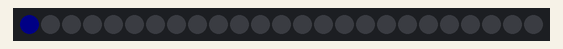
Recording of a program running on a simulated Raspberry Pi Pico running MicroPython. Shown: 25 RGB LEDs in strip order, left to right. Dim RGB values are drawn brighter than linear; random numbers come from a fixed seed; the clock reads 2024-03-15 10:24:30 at power-on unless the program sets it; library files of the repository ran but are not shown: neopixel.py.

Above: at 0.05 s.
At 1.37 s:
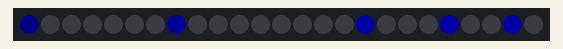
At 2.91 s:
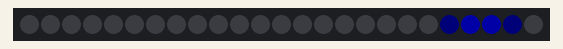
At 11.05 s:
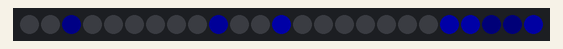
At 18.84 s:
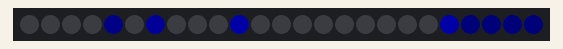
At 30.81 s:
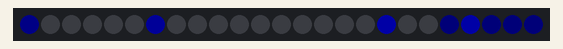

The program:

22._rainFallPatternRP2040.py
```python
import time
import random
from neopixel import Neopixel

# 네오픽셀의 셀 갯수, PIO상태, 핀번호 정의
numpix = 25
PIO = 0
Pin = 16

# 네오픽셀이 RGB타입일 때 네오픽셀 수, PIO상태, 핀번호, 네오픽셀 타입 순으로 선택, 밝기 지정
strip = Neopixel(numpix, PIO, Pin, "RGB")

# 밝기 설정(0~255)
strip.brightness(40)

# 빗물 느낌의 파란색 정의
head_color = (0, 0, 50)  # 어두운 파란색 (머리 부분)
middle_color = (0, 0, 150)  # 중간 파란색 (중간 부분)
tail_color = (0, 0, 255)  # 밝은 파란색 (꼬리 부분)

# 물방울의 상태를 저장하는 리스트
raindrops = []

# 비 내리는 패턴 함수
def rain_pattern():
    global raindrops

    # 새로운 물방울 생성 (30% 확률)
    if random.random() < 0.3:
        start_x = random.randint(0, 4)  # 랜덤한 x 좌표에서 물방울 시작
        raindrops.append({"x": start_x, "y": 0, "timestamp": None, "fading": False, "brightness": 255})  # 물방울 추가

    # 기존 물방울 업데이트 및 표시
    new_raindrops = []
    current_time = time.time()

    for drop in raindrops:
        x = drop["x"]
        y = drop["y"]

        # 이전 위치의 물방울 끄기
        if y > 0 and not drop["fading"]:
            strip.set_pixel((y - 1) * 5 + x, (0, 0, 0))  # 이전 위치의 픽셀 끄기

        # 물방울이 매트릭스 안에 있는 경우
        if y == 0:  # 머리 부분
            strip.set_pixel(y * 5 + x, head_color)
        elif y == 1:  # 중간 부분
            strip.set_pixel(y * 5 + x, middle_color)
        elif y == 2:  # 꼬리 부분
            strip.set_pixel(y * 5 + x, tail_color)
        elif y == 3:  # 꼬리의 다음 단계가 사라짐
            strip.set_pixel(y * 5 + x, tail_color)
        elif y == 4:  # 다섯 번째 줄에서 물방울 유지 후 점점 사라짐
            if drop["timestamp"] is None:
                drop["timestamp"] = current_time  # 물방울이 도착한 시간을 기록
                strip.set_pixel(y * 5 + x, tail_color)  # 다섯 번째 줄 물방울 유지
            elif current_time - drop["timestamp"] > 1:  # 1초 동안 유지 후 점점 사라지기 시작
                drop["fading"] = True  # 사라지기 시작
                drop["brightness"] -= 30  # 밝기 감소
                if drop["brightness"] <= 0:  # 완전히 사라지면 제거
                    continue  # 물방울을 리스트에서 제거
                else:
                    fade_color = (0, 0, drop["brightness"])
                    strip.set_pixel(y * 5 + x, fade_color)  # 밝기를 줄여가며 표시
        else:
            strip.set_pixel(y * 5 + x, (0, 0, 0))  # 이전 줄 물방울 끄기

        # 물방울을 한 칸 아래로 이동
        if y < 4 and not drop["fading"]:
            new_raindrops.append({"x": x, "y": y + 1, "timestamp": drop["timestamp"], "fading": drop["fading"], "brightness": drop["brightness"]})
        else:
            # 다섯 번째 줄에서 유지되는 물방울도 리스트에 남겨둠
            new_raindrops.append(drop)

    # 업데이트된 물방울 리스트로 교체
    raindrops = new_raindrops

    # 매트릭스 업데이트
    strip.show()

# 애니메이션 실행
while True:
    rain_pattern()  # 비가 내리는 패턴
    time.sleep(0.1)  # 각 프레임 간 대기 시간
```
